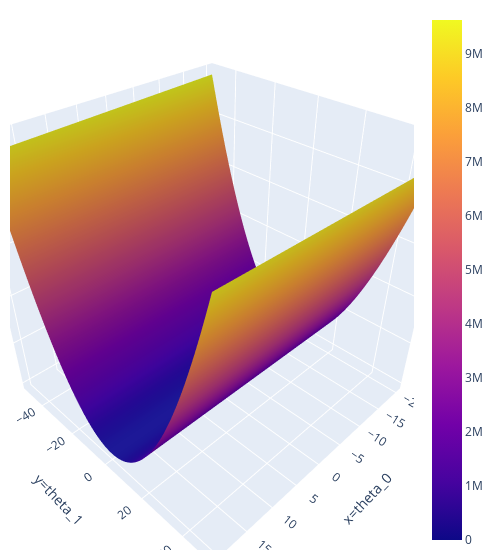

Notebook cell for this chart:
### Markdown cell above
Now observe the difference between the MAE loss and the MSE loss for one application.

### Code cell
# Just run this cell

def mSe_linear(theta_0, theta_1, data_linear):
    data_x, data_y = data_linear.iloc[:,0], data_linear.iloc[:,1]
    return np.mean(np.array([(y - (theta_0+theta_1*x))**2 for x, y in zip(data_x, data_y)]), axis=0)

theta_0_values = np.linspace(-20, 20, 80)
theta_1_values = np.linspace(-50, 50, 80)
mSe_values = [mSe_linear(theta_0, theta_1, data_linear) \
              for theta_0, theta_1 in itertools.product(theta_0_values, theta_1_values)]
mSe_values = np.reshape(mSe_values, (len(theta_0_values), len(theta_1_values)), order='F')

# Optimal point
fig_lin_mae = go.Figure(data=[go.Surface(x=theta_0_values, y=theta_1_values, z=mSe_values,name='z=MSE')])

fig_lin_mae.update_layout(
    autosize=False,
    scene = dict(
                    xaxis_title='x=theta_0',
                    yaxis_title='y=theta_1',
                    zaxis_title='z=MSE'),
                    width=500,
                    margin=dict(r=20, b=10, l=10, t=10))
fig_lin_mae.show()

### Figure 1 — Plotly figure (JSON) as saved in the notebook; plotly's stock layout.template omitted (floating-point values rounded to 4 significant figures; data arrays with more than 128 entries replaced by an {"elided": "..."} marker saying what was removed)
{"data": [{"name": "z=MSE", "type": "surface", "x": [-20.0, -19.49, -18.99, -18.48, -17.97, -17.47, -16.96, -16.46, -15.95, -15.44, -14.94, -14.43, -13.92, -13.42, -12.91, -12.41, -11.9, -11.39, -10.89, -10.38, -9.873, -9.367, -8.861, -8.354, -7.848, -7.342, -6.835, -6.329, -5.823, -5.316, -4.81, -4.304, -3.797, -3.291, -2.785, -2.278, -1.772, -1.266, -0.7595, -0.2532, 0.2532, 0.7595, 1.266, 1.772, 2.278, 2.785, 3.291, 3.797, 4.304, 4.81, 5.316, 5.823, 6.329, 6.835, 7.342, 7.848, 8.354, 8.861, 9.367, 9.873, 10.38, 10.89, 11.39, 11.9, 12.41, 12.91, 13.42, 13.92, 14.43, 14.94, 15.44, 15.95, 16.46, 16.96, 17.47, 17.97, 18.48, 18.99, 19.49, 20.0], "y": [-50.0, -48.73, -47.47, -46.2, -44.94, -43.67, -42.41, -41.14, -39.87, -38.61, -37.34, -36.08, -34.81, -33.54, -32.28, -31.01, -29.75, -28.48, -27.22, -25.95, -24.68, -23.42, -22.15, -20.89, -19.62, -18.35, -17.09, -15.82, -14.56, -13.29, -12.03, -10.76, -9.494, -8.228, -6.962, -5.696, -4.43, -3.165, -1.899, -0.6329, 0.6329, 1.899, 3.165, 4.43, 5.696, 6.962, 8.228, 9.494, 10.76, 12.03, 13.29, 14.56, 15.82, 17.09, 18.35, 19.62, 20.89, 22.15, 23.42, 24.68, 25.95, 27.22, 28.48, 29.75, 31.01, 32.28, 33.54, 34.81, 36.08, 37.34, 38.61, 39.87, 41.14, 42.41, 43.67, 44.94, 46.2, 47.47, 48.73, 50.0], "z": {"elided": "80x80 float values"}}], "layout": {"autosize": false, "margin": {"b": 10, "l": 10, "r": 20, "t": 10}, "scene": {"xaxis": {"title": {"text": "x=theta_0"}}, "yaxis": {"title": {"text": "y=theta_1"}}, "zaxis": {"title": {"text": "z=MSE"}}}, "width": 500}}
